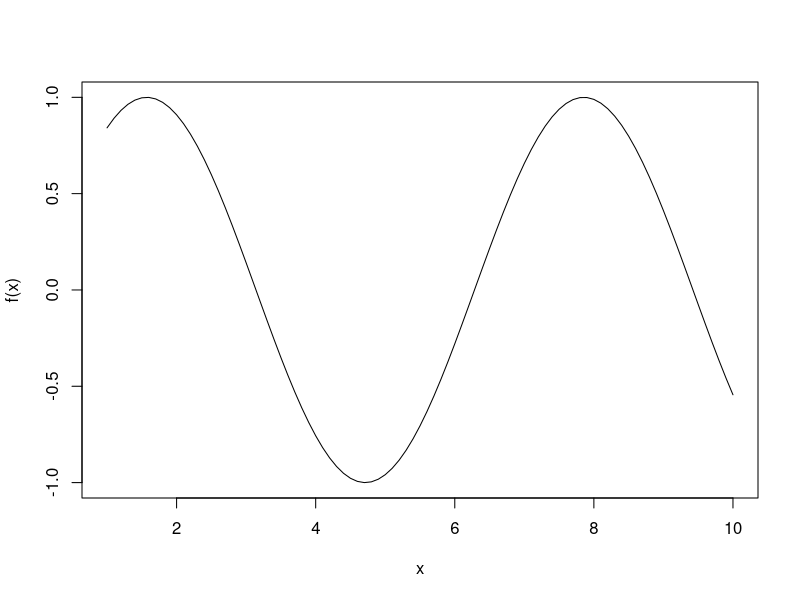
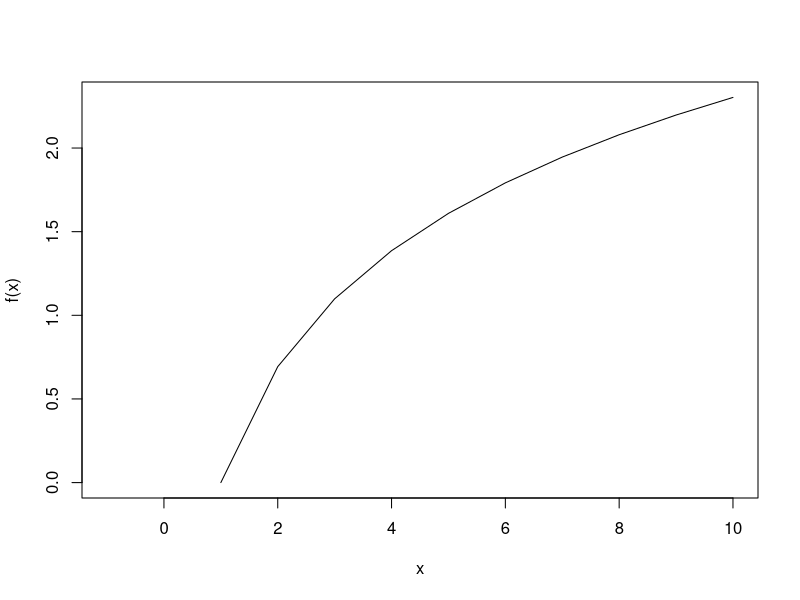
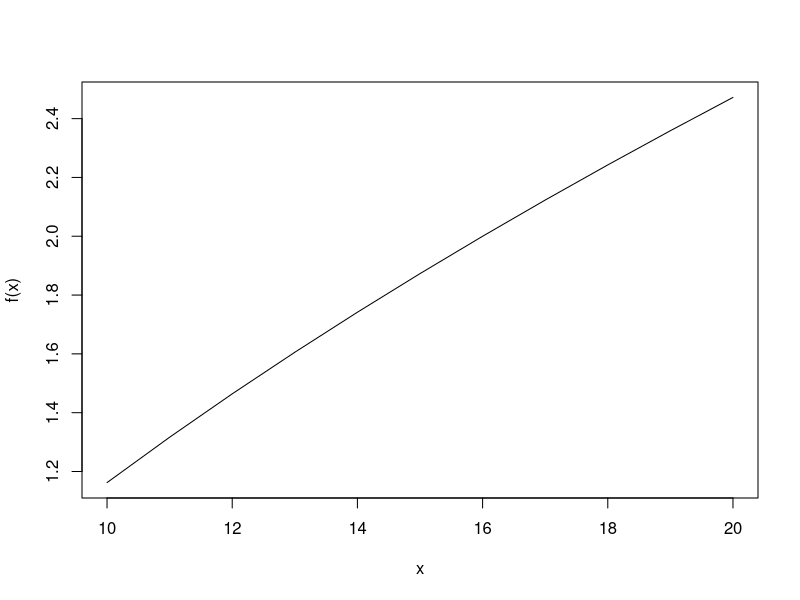
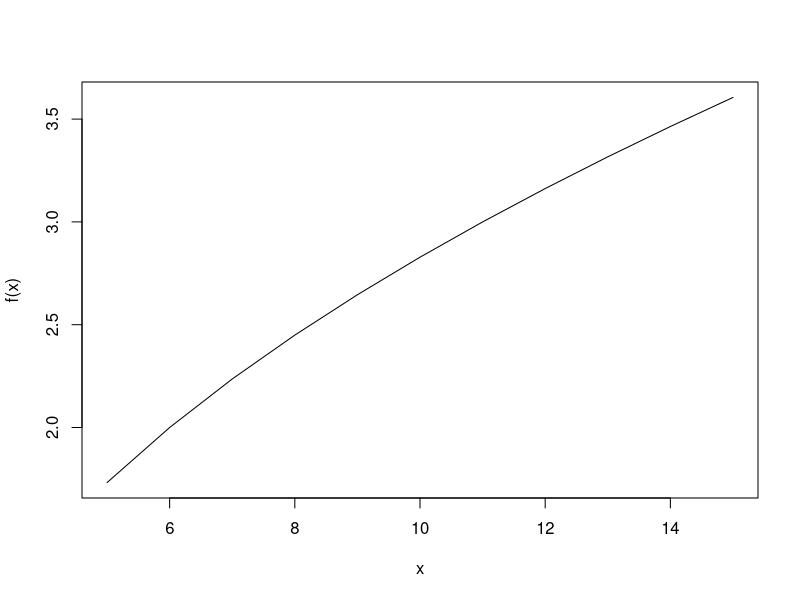

Reproduce these figures in R, in order.
#1. f(x)=sin(x)
f <- function(x){
  fx <- sin(x)
  return(fx)
}
input <- seq(1, 10, 0.1)
plot(input,
     sapply(input, f), type = "l", xlab = "x", ylab = "f(x)")


#2. f(x)=log(x)
f <- function(x){
  fx <- log(x)
  return(fx)
}
input <- -1:10
plot(input,
     sapply(input, f), type = "l", xlab = "x", ylab = "f(x)")


#3. sqrt(x)-2
f <- function(x){
  fx <- sqrt(x)-2
  return(fx)
}
input <- 10:20
plot(input,
     sapply(input, f), type = "l", xlab = "x", ylab = "f(x)")


#4. sqrt(x-2)
f <- function(x){
  fx <- sqrt(x-2)
  return(fx)
}
input <- 5:15
plot(input,
     sapply(input, f), type = "l", xlab = "x", ylab = "f(x)")
